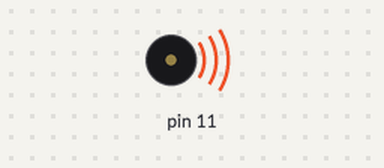
A sketch run on a simulated Arduino Uno, built with avr-gcc and run on an emulated ATmega328P. Shown: buzzer (waves = sounding).

Above: at 0.2 s.
Timing chart, 0 to 6.9 s (numbered marks = the images above):
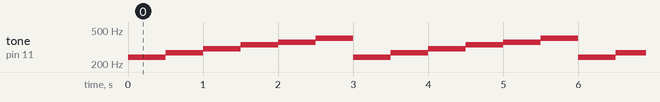

Measured:
- by itself, tone on pin 11: repeats every 3.0 s: 270 Hz 0.50 s, 300 Hz 0.50 s, 337 Hz 0.50 s, 360 Hz 0.50 s, 400 Hz 0.50 s, 240 Hz 0.50 s

The sketch:

pbl_buzzer1.ino
```cpp
void setup() {
 pinMode(11,OUTPUT);

}

void loop() {
  tone(11,240);
  delay(500);
  tone(11,270);
  delay(500);
  tone(11,300);
  delay(500);
  tone(11,337);
  delay(500);
  tone(11,360);
  delay(500);
  tone(11,400);
  delay(500);
  tone(11,450);


}
```
